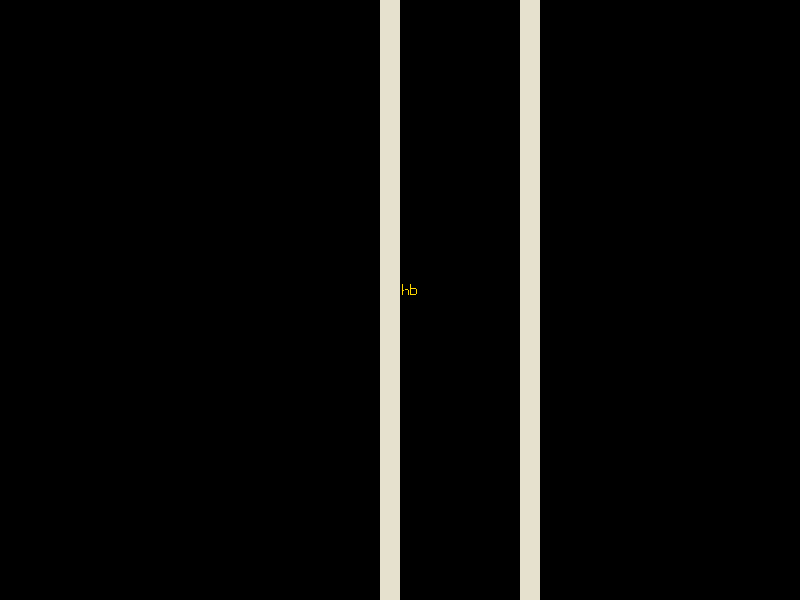

Rendered tile map (Tiled .tmx) drawn with the repository's tilesets; below, a short description and the map source with its tile grids summarised:
An orthogonal 40x30 tile map with 20x20 px tiles, 2 tile layers (Main, Designer).

<map version="1.0" orientation="orthogonal" width="40" height="30" tilewidth="20" tileheight="20">
 <tileset firstgid="1" name="Tileset" tilewidth="20" tileheight="20">
  <image source="../img/Tileset.png" width="180" height="20" />
  <tile id="0">
   <properties>
    <property name="solid" value="1" />
   </properties>
  </tile>
  <tile id="1">
   <properties>
    <property name="hbumper" value="1" />
   </properties>
  </tile>
  <tile id="2">
   <properties>
    <property name="vbumper" value="1" />
   </properties>
  </tile>
  <tile id="3">
   <properties>
    <property name="crate" value="1" />
   </properties>
  </tile>
  <tile id="4">
   <properties>
    <property name="pickup" value="1" />
    <property name="red" value="1" />
   </properties>
  </tile>
  <tile id="5">
   <properties>
    <property name="blue" value="1" />
    <property name="pickup" value="1" />
   </properties>
  </tile>
  <tile id="6">
   <properties>
    <property name="pickup" value="1" />
    <property name="yellow" value="1" />
   </properties>
  </tile>
  <tile id="7">
   <properties>
    <property name="player" value="1" />
   </properties>
  </tile>
  <tile id="8">
   <properties>
    <property name="zombie" value="1" />
   </properties>
  </tile>
 </tileset>
 <layer name="Main" width="40" height="30">
  <data>[1200 cells, 60 non-empty, 1 distinct tile ids]</data>
 </layer>
 <layer name="Designer" width="40" height="30">
  <data>[1200 cells, 2 non-empty, 2 distinct tile ids]</data>
 </layer>
</map>
